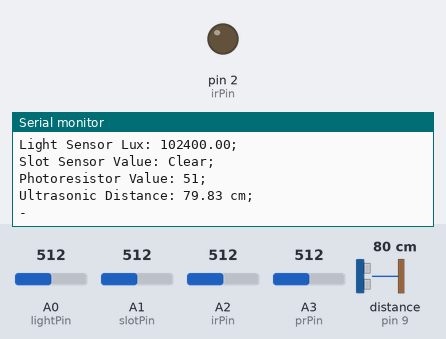
This sketch was run on a simulated Arduino Uno, built with avr-gcc and run on an emulated ATmega328P. On the bench: output pins drawn as LEDs (lit = HIGH), the last lines printed to the serial monitor. Wiring (inferred from the names in the program): ultrasonic range finder: trigger pin 8; echo pin 9. Inputs (shaded band) come from the test bench; at power-on: distance to the obstacle (sensor on pin 9) 80 cm, A1 (slotPin) = 512, A0 (lightPin) = 512, A2 (irPin) = 512, A3 (prPin) = 512. The echo pulse lasts 58.3 µs per cm; pins used as bus, display or sensor lines are not drawn.

Above: at 1.2 s.
1.3 s: distance to the obstacle (sensor on pin 9) set to 120 cm
At 2.4 s:
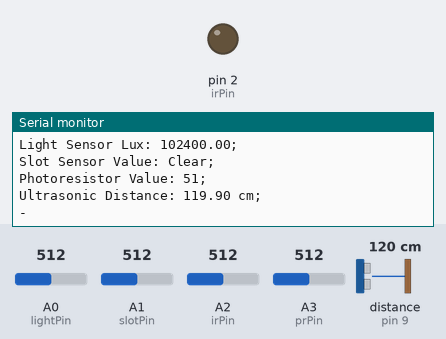
4.6 s: A1 (slotPin) set to 190
At 4.97 s:
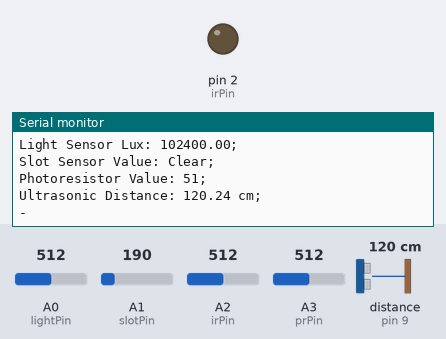
Timing chart, 0 to 7.6 s (numbered marks = the images above; inputs shaded):
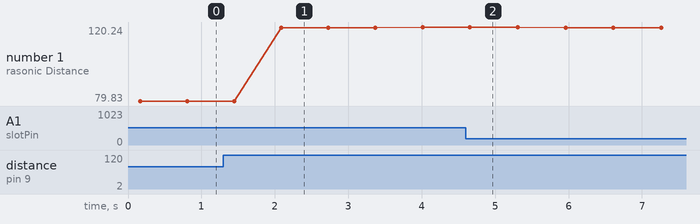

The sketch:

Sensor_Lab_Final.ino
```cpp
//Sensor Lab for Mechatronics
//Team I: Guochen, Deepak, Sruti, Richard, Luke, Anchit
//2/3/16

int lightPin = 0; //Ambient Light Sensor to Analog Pin 0
int slotPin = 1; //Optical Slot Sensor to Analog Pin 1
int irPin = 2; //IR Sensor to Analog Pin 2
int prPin = 3; //Photoresistor to Analog Pin 3
int ultraTrigPin = 8; //Ultrasonic Sensor Trigger to Digital Pin 8
int ultraEchoPin = 9; //Ultrasonic Sensor Echo to Digital Pin 9
int maxPRValue = 0;
int minPRValue = 190;
int prOutput = 0;
double window[5] = {0, 0, 0, 0, 0};
int i;
int j;
int k;
double val;
double avg;
double median;

void setup() {
  Serial.begin(9600);
  pinMode(lightPin, INPUT);
  pinMode(slotPin, INPUT);
  pinMode(irPin, OUTPUT);
  pinMode(prPin, INPUT);
  pinMode(ultraTrigPin, OUTPUT);
  pinMode(ultraEchoPin, INPUT);
  j = 0;
  k = 0;
}

void loop() {
  float lightVoltage = analogRead(lightPin);
  int slotValue = analogRead(slotPin);
  int irValue = analogRead(irPin);
  int prValue = analogRead(prPin);

  //ultrasonic calculations
  digitalWrite(ultraTrigPin, LOW);
  delayMicroseconds(2);
  digitalWrite(ultraTrigPin, HIGH);
  delayMicroseconds(10);
  digitalWrite(ultraTrigPin, LOW);
  float ultraDuration = pulseIn(ultraEchoPin, HIGH);
  float ultraDistance = (ultraDuration/2) / 29.1;

  //light sensor calculations
  float lightAmps = lightVoltage/ 10000.0;
  float lightLux = lightAmps * 1000000.0 * 2.0;

  //slot sensor calculations
  slotValue = slotValue + analogRead(slotPin);
  slotValue = slotValue + analogRead(slotPin);
  int ssAvg = slotValue/3;
  String slotDetect = "Clear";

  if(ssAvg > 200){
    slotDetect = "Clear";
  }
    if(ssAvg < 200){
    slotDetect = "Object Detected";
  }

  //photoresistor calculations
//  float prAmps = prVoltage/ 10000.0;
//  float prLux = prAmps * 1000000.0 * 2.0;
  if (prValue > maxPRValue) {
    maxPRValue = prValue;
  }
  if (prValue < minPRValue) {
   minPRValue = prValue;
  }
   prOutput = (((255 - 0)*(prValue - minPRValue))/(maxPRValue - minPRValue))+0;

   i=analogRead(irPin);
    //voltage_out = -75.79*(1/dist)^2+31.15*(1/dist) - 0.02
    val=(6762/(i-9))-5; //original
    // val=(25*(47708004556764623646264944272343040 - 15011340144537033171921364670480384*i)^(1/2) + 5479578924742607200)/(351843720888320000*i + 7810930603720704);
    String str = "distance in cm: " + String(val);
    //Serial.println(str);
    //occupy j
    window[j] = val;

    if (k==0 || k==1) {
      avg = window[j];
    }
    else if(k >= 4){
      avg = (window[0]+window[1]+window[2]+window[3]+window[4])/5;
    }

    str = "unaveraged IR distance in cm: " + String(double(window[2]));
    Serial.print(str);
    str = "\taverage filter distance in cm: " + String(avg);
    Serial.println(str);

    k++;

    if (j < 4) {
      j++;
    }
    else {
      j = 0;
    }

  //Printing
  Serial.print("Light Sensor Lux: ");
  Serial.print(lightLux);
  Serial.println(";");
  Serial.print("Slot Sensor Value: ");
  Serial.print(slotDetect);
  Serial.println(";");
//  Serial.print("IR Distance: ");
//  Serial.print(irValue);
//  Serial.print(" cm");
//  Serial.println(";");
  Serial.print("Photoresistor Value: ");
  Serial.print(prOutput);
  Serial.println(";");
  Serial.print("Ultrasonic Distance: ");
  Serial.print(ultraDistance);
  Serial.print(" cm");
  Serial.println(";");
Serial.println();
  Serial.println("-");

  delay(500);
}
```

Measured:
- after the input at 1.3 s, the serial monitor: prints a new line after 0.79 s (image 1)
- plotted number 1: 79.83 → 120.24 after the input at 1.3 s
